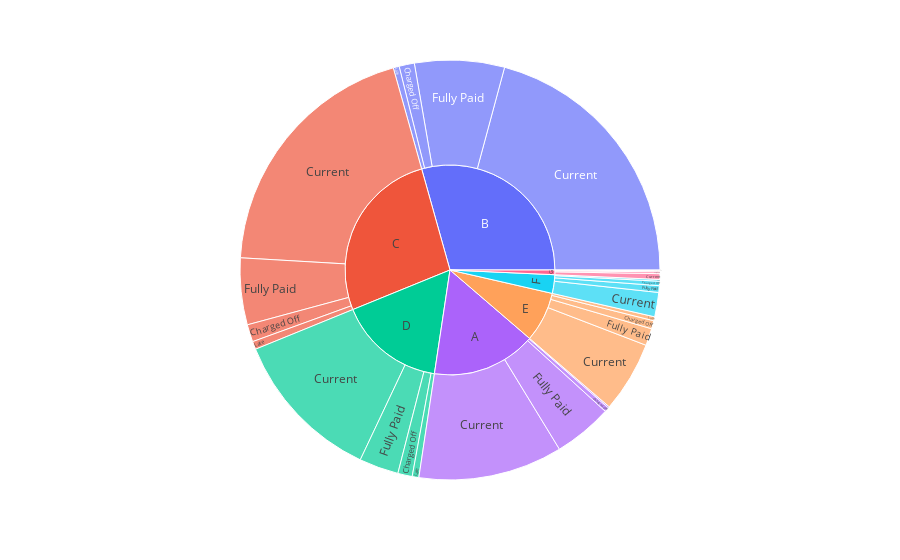

The notebook cell saved with this chart:
### Code cell
px.sunburst(lc_loans, path = ['grade','status'])

### Figure 1 — Plotly figure (JSON) as saved in the notebook; plotly's stock layout.template omitted (floating-point values rounded to 4 significant figures)
{"data": [{"branchvalues": "total", "domain": {"x": [0, 1], "y": [0, 1]}, "hovertemplate": "labels=%{label}<br>count=%{value}<br>parent=%{parent}<br>id=%{id}<extra></extra>", "ids": ["A/Fully Paid", "B/Fully Paid", "C/Fully Paid", "D/Fully Paid", "E/Fully Paid", "F/Fully Paid", "G/Fully Paid", "A/Current", "B/Current", "C/Current", "D/Current", "E/Current", "F/Current", "G/Current", "A/Late", "B/Late", "C/Late", "D/Late", "E/Late", "F/Late", "G/Late", "A/Charged Off", "B/Charged Off", "C/Charged Off", "D/Charged Off", "E/Charged Off", "F/Charged Off", "G/Charged Off", "A", "B", "C", "D", "E", "F", "G"], "labels": ["Fully Paid", "Fully Paid", "Fully Paid", "Fully Paid", "Fully Paid", "Fully Paid", "Fully Paid", "Current", "Current", "Current", "Current", "Current", "Current", "Current", "Late", "Late", "Late", "Late", "Late", "Late", "Late", "Charged Off", "Charged Off", "Charged Off", "Charged Off", "Charged Off", "Charged Off", "Charged Off", "A", "B", "C", "D", "E", "F", "G"], "name": "", "parents": ["A", "B", "C", "D", "E", "F", "G", "A", "B", "C", "D", "E", "F", "G", "A", "B", "C", "D", "E", "F", "G", "A", "B", "C", "D", "E", "F", "G", "", "", "", "", "", "", ""], "type": "sunburst", "values": [20408, 31160, 23147, 13681, 5949, 2328, 643, 50051, 93852, 88928, 53281, 24639, 8444, 1990, 469, 2056, 2777, 2308, 1374, 606, 199, 1562, 5302, 6023, 5007, 2842, 1526, 409, 72490, 132370, 120875, 74277, 34804, 12904, 3241]}], "layout": {"legend": {"tracegroupgap": 0}, "margin": {"t": 60}}}
